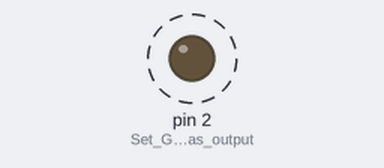
This sketch was run on a simulated Arduino Uno, built with avr-gcc and run on an emulated ATmega328P. On the bench: output pins drawn as LEDs (lit = HIGH). Dashed ring = blinking.

Above: at 0.3 s.
Timing chart, 0 to 3.0 s (numbered marks = the images above):
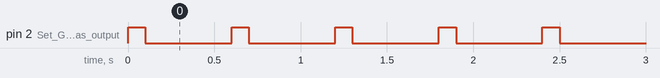

Measured:
- by itself, pin 2 (Set_GPIO_2_as_output): alternates HIGH for 0.10 s and LOW for 0.50 s

The sketch:

inbuiltledblink.ino
```cpp
// Select the pinmode (either input or output)
// Set the value to be written to the pin

void setup() {
  pinMode(2, OUTPUT);   // Set GPIO 2 as output
}

void loop() {
  digitalWrite(2, HIGH);  // Turn LED ON
  delay(100);             // Wait 1 second
  digitalWrite(2, LOW);   // Turn LED OFF
  delay(500);            // Wait 1 second
}
```
